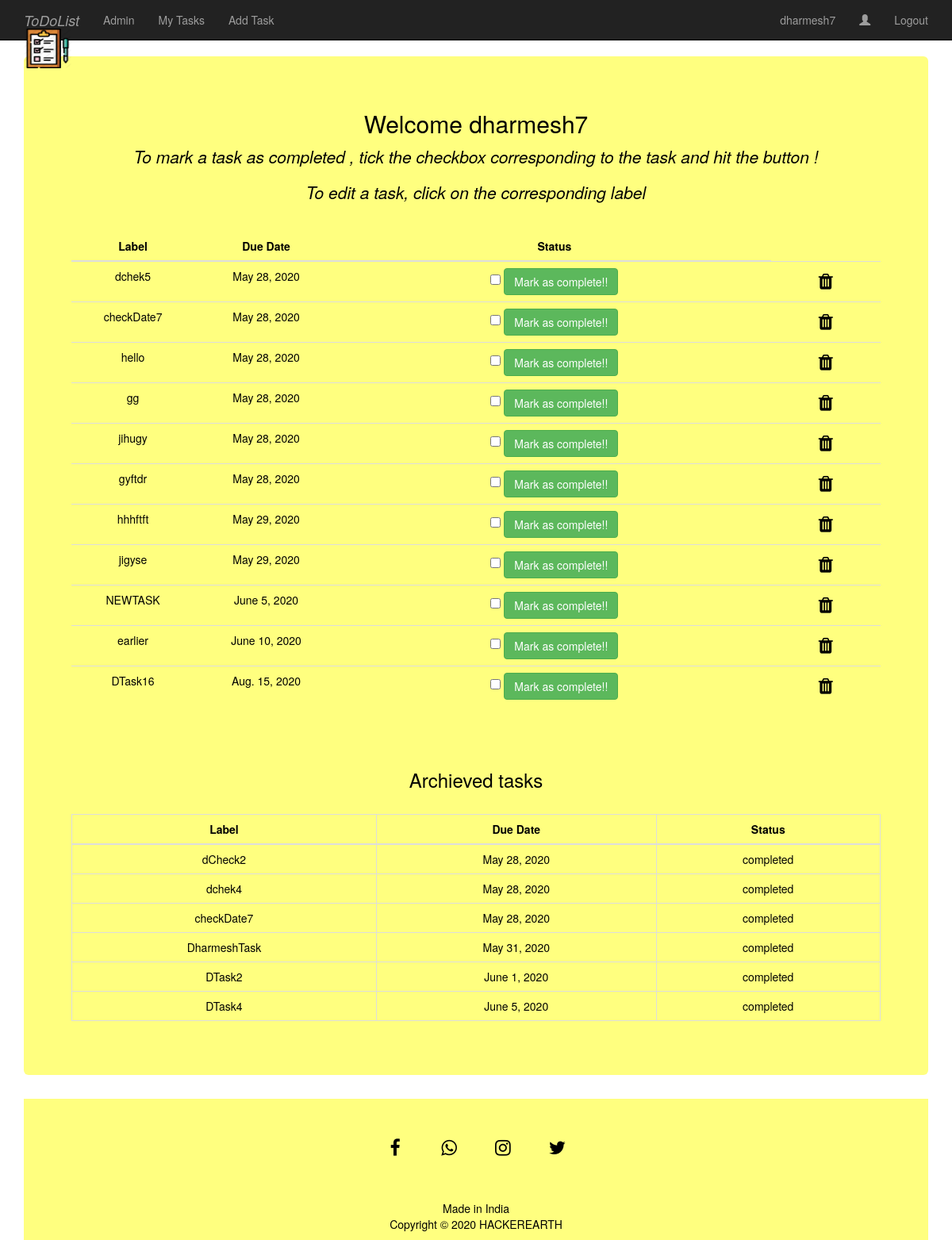
Screenshot of /taskApp/toggle/ (signed in) with the database file from the repository.
### taskApp/models.py (models this page shows, shortened)
class UserTask(models.Model):
    author = models.ForeignKey(User,on_delete=models.CASCADE)
    label=models.CharField(max_length=264)
    date=models.DateField()
    status=models.BooleanField(default=False)

### taskApp/views.py (the view, shortened to what this page needs)
# urls.py: path('toggle/', views.toggle,name='toggle'),
@login_required
def toggle(request):
    task_obj=UserTask.objects.filter(author=request.user).order_by('date')
    msg=False
    if(request.POST.get('status',False)==False):
        msg=True
        return render(request,'taskApp/task.html',{'task_obj':task_obj,'msg':msg})

### templates/taskApp/task.html (shortened to what this page needs)
{% extends "taskApp/base.html" %}
{% load static %}
{% block body_block %}
<div class="jumbotron text-center">
  <h2>Welcome {{ user }}</h2>
  {% if task_obj %}
      <p><em>To mark a task as completed , tick the checkbox corresponding to the task and hit the button !</em></p>
      <p><em>To edit a task, click on the corresponding label </em></p>
      <br>
      <table class="table table-hover">
          <thead>
              <th>Label</th>
              <th>Due Date</th>
              <th>Status</th>
          </thead>
          {% for t in task_obj %}
            {% if t.status == False %}
            <tr>
                <td><a href="{% url 'taskApp:edit' t.id %}">{{ t.label }}</a></td>
                <td>{{ t.date }}</td>
                <td><form action="{%  url 'taskApp:toggle' %}" method="post">
                      <input type="checkbox" id="checkbox" name="status" value="{{t.id}}">
                      <button type="submit" value="Mark as complete" class="btn btn-success">Mark as complete!!</button>
                    </form></td>
                <td><a href="{% url 'taskApp:delete' t.id %}"<i class="fa fa-trash"></i></a></td>
            </tr>
            {% endif %}
          {% endfor %}
      </table>
      <br><br>
      <h3>Archieved tasks</h3>
      <br>
      <table class="table table-bordered">
          <thead>
              <th>Label</th>
              <th>Due Date</th>
              <th>Status</th>
          </thead>
          {% for t in task_obj %}
            {% if t.status == True %}
              <tr>
                <td>{{ t.label }}</td>
                <td>{{ t.date }}</td>
                <td>completed</td>
              </tr>
            {% endif %}
          {% endfor %}
      </table>
  {% endif %}
</div>
{% endblock %}

### templates/taskApp/base.html (shortened to what this page needs)
<!DOCTYPE html>
{% load static %}
<html lang="en" dir="ltr">
  <head>
    <link rel="stylesheet" href="https://stackpath.bootstrapcdn.com/bootstrap/3.4.1/css/bootstrap.min.css">
    <link rel="stylesheet" href="https://maxcdn.bootstrapcdn.com/font-awesome/4.7.0/css/font-awesome.min.css">
    <link rel="stylesheet" href="{% static 'css/mystyle.css' %}" >
  </head>
  <body>
    <nav class="navbar navbar-inverse navbar-static-top">
      <div class="container">
        <ul class="nav navbar-nav">
          <li><a class="navbar-brand" href="{% url 'index' %}"><em>ToDoList</em><img src={% static "images/1567073.png" %} width="60" height="50" alt="TASK_TO_DO"></a></li>
          <li><a class="navbar-link" href="{% url 'admin:index' %}">Admin</a></li>
        </ul>
        <ul class="nav navbar-nav">
          {% if user.is_authenticated %}
            <li><a class="navbar-link" href="{% url 'taskApp:myTask' %}">My Tasks</a></li>
            <li><a class="navbar-link" href="{% url 'taskApp:addTask' %}">Add Task</a></li>
        </ul>
        <ul class="nav navbar-nav navbar-right">
              <li><a class="navbar-link" href="#"> {{user}} </a></li>
              {% if user.usercustom.profile_pic and user.usercustom.profile_pic.url %}
                <li><img class="avatar" src="{{user.usercustom.profile_pic.url}}"  alt={{user}}></li>
              {% else %}
                <li><a class="navbar-link" href="#"><span class="glyphicon glyphicon-user"></span></a></li>
              {% endif %}
              <li><a class="navbar-link" href="{% url 'logout' %}">Logout</a></li>
        </ul>
        {% else %}
            <li><a class="navbar-link" href="{% url 'taskApp:register' %}">Register</a></li>
            <li><a class="navbar-link" href="{% url 'taskApp:user_login' %}">Login</a></li>
        {% endif %}
      </div>
    </nav>
    <div class="container">
      {% block body_block %}
      {% endblock %}
    <footer>
      <p>
        <a id="ftr" href="#" class="fa fa-facebook"></a>
        <a id="ftr" href="#" class="fa fa-whatsapp"></a>
        <a id="ftr" href="#" class="fa fa-instagram"></a>
        <a id="ftr" href="#" class="fa fa-twitter"></a>
      </p>
      <br>
        <div class="row">
          <div class="col-md-12 col-sm-12">
            <div style="color:#ffffff;" class="wow fadeInUp footer-copyright">
              <p>Made in India <br>Copyright &copy; 2020 HACKEREARTH </p>
            </div>
          </div>
        </div>
      </div>
  </body>
</html>

### static/css/mystyle.css (style rules this page uses)
a:link { color: black; background-color: transparent; text-decoration: none; }
body { background: url("/static/images/bgimg.png") 50% 0 no-repeat fixed; color: black; height: 650px; padding: 0 0 0 0; }
.jumbotron { background: rgba(255,255,0,0.5); }
th,h1,h2,h3,h4 { text-align: center; }
p { text-align: center; }
form { width: 300px; margin: 0 auto; }

### templates/taskApp/base.html (style rules this page uses)
p { text-align: center; color: black; }
footer { padding: 0px 0px 0px 0px; background-color: rgba(255,255,0,0.5); margin: 0px; }
#ftr { padding: 20px; }
.fa { font-size: 23px; width: 60px; text-align: center; text-decoration: none; margin: 5px 2px; border-radius: 50%; }
.fa-facebook { background: #3B5998; color: white; margin-top: 30px; }
.fa-whatsapp { background: #25d366; color: white; }
.fa-twitter { background: #55ACEE; color: white; }
.fa-instagram { background: #125688; color: white; }

### rows the page displays
UserTask: label "dchek5", date "May 28, 2020"
UserTask: label "checkDate7", date "May 28, 2020"
UserTask: label "hello", date "May 28, 2020"
UserTask: label "gg", date "May 28, 2020"
UserTask: label "jihugy", date "May 28, 2020"
UserTask: label "gyftdr", date "May 28, 2020"
UserTask: label "hhhftft", date "May 29, 2020"
UserTask: label "jigyse", date "May 29, 2020"
UserTask: label "NEWTASK", date "June 5, 2020"
UserTask: label "earlier", date "June 10, 2020"
UserTask: label "DTask16", date "Aug. 15, 2020"
UserTask: label "dCheck2", date "May 28, 2020"
UserTask: label "dchek4", date "May 28, 2020"
UserTask: label "checkDate7", date "May 28, 2020"
UserTask: label "DharmeshTask", date "May 31, 2020"
UserTask: label "DTask2", date "June 1, 2020"
UserTask: label "DTask4", date "June 5, 2020"

### other values shown
{{ user }} "dharmesh7"
